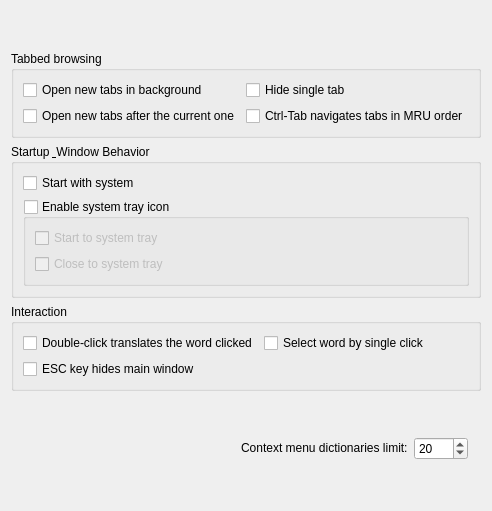
     <widget class="QWidget" name="tab">
      <attribute name="icon">
       <iconset resource="resources.qrc">
        <normaloff>:/icons/interface.png</normaloff>:/icons/interface.png</iconset>
      </attribute>
      <attribute name="title">
       <string>&amp;Interface</string>
      </attribute>
      <layout class="QGridLayout" name="gridLayout_2">
       <item row="2" column="0" colspan="2">
        <widget class="QGroupBox" name="startupGroup">
         <property name="title">
          <string>Startup &amp; Window Behavior</string>
         </property>
         <layout class="QGridLayout" name="gridLayout_startup">
          <item row="0" column="0">
           <widget class="QCheckBox" name="cbAutostart">
            <property name="toolTip">
             <string>Automatically starts GoldenDict after operation system bootup.</string>
            </property>
            <property name="text">
             <string>Start with system</string>
            </property>
           </widget>
          </item>
          <item row="1" column="0">
           <widget class="QGroupBox" name="enableTrayIcon">
            <property name="toolTip">
             <string>When enabled, an icon appears in the system tray area which can be used
to open main window and perform other tasks.</string>
            </property>
            <property name="title">
             <string>Enable system tray icon</string>
            </property>
            <property name="checkable">
             <bool>true</bool>
            </property>
            <property name="checked">
             <bool>false</bool>
            </property>
            <layout class="QVBoxLayout" name="verticalLayout">
             <item>
              <widget class="QCheckBox" name="startToTray">
               <property name="toolTip">
                <string>With this on, the application starts directly to system tray without showing
its main window.</string>
               </property>
               <property name="text">
                <string>Start to system tray</string>
               </property>
              </widget>
             </item>
             <item>
              <widget class="QCheckBox" name="closeToTray">
               <property name="toolTip">
                <string>With this on, an attempt to close main window would hide it instead of closing
the application.</string>
               </property>
               <property name="text">
                <string>Close to system tray</string>
               </property>
              </widget>
             </item>
            </layout>
           </widget>
          </item>
         </layout>
        </widget>
       </item>
       <item row="3" column="0" colspan="2">
        <widget class="QGroupBox" name="interactionGroup">
         <property name="title">
          <string>Interaction</string>
         </property>
         <layout class="QGridLayout" name="gridLayout_interaction">
          <item row="0" column="0">
           <widget class="QCheckBox" name="doubleClickTranslates">
            <property name="text">
             <string>Double-click translates the word clicked</string>
            </property>
           </widget>
          </item>
          <item row="0" column="1">
           <widget class="QCheckBox" name="selectBySingleClick">
            <property name="toolTip">
             <string>Turn this option on if you want to select words by single mouse click</string>
            </property>
            <property name="text">
             <string>Select word by single click</string>
            </property>
           </widget>
          </item>
          <item row="1" column="0">
           <widget class="QCheckBox" name="escKeyHidesMainWindow">
            <property name="toolTip">
             <string>Normally, pressing ESC key moves focus to the translation line.
With this on however, it will hide the main window.</string>
            </property>
            <property name="text">
             <string>ESC key hides main window</string>
            </property>
           </widget>
          </item>
         </layout>
        </widget>
       </item>
       <item row="0" column="0" colspan="2">
        <spacer name="verticalSpacer_8">
         <property name="orientation">
          <enum>Qt::Vertical</enum>
         </property>
         <property name="sizeHint" stdset="0">
          <size>
           <width>20</width>
           <height>40</height>
          </size>
         </property>
        </spacer>
       </item>
       <item row="1" column="0" colspan="2">
        <widget class="QGroupBox" name="groupBox">
         <property name="title">
          <string>Tabbed browsing</string>
         </property>
         <layout class="QGridLayout" name="gridLayout_5">
          <item row="0" column="0">
           <widget class="QCheckBox" name="newTabsOpenInBackground">
            <property name="toolTip">
             <string>Normally, opening a new tab switches to it immediately.
With this on however, new tabs will be opened without
switching to them.</string>
            </property>
            <property name="text">
             <string>Open new tabs in background</string>
            </property>
           </widget>
          </item>
          <item row="1" column="0">
           <widget class="QCheckBox" name="newTabsOpenAfterCurrentOne">
            <property name="toolTip">
             <string>With this on, new tabs are opened just after the
current, active one. Otherwise they are added to
be the last ones.</string>
            </property>
            <property name="text">
             <string>Open new tabs after the current one</string>
            </property>
           </widget>
          </item>
          <item row="0" column="1">
           <widget class="QCheckBox" name="hideSingleTab">
            <property name="toolTip">
             <string>Select this option if you don't want to see the main tab bar when only a single tab is opened.</string>
            </property>
            <property name="text">
             <string>Hide single tab</string>
            </property>
           </widget>
          </item>
          <item row="1" column="1">
           <widget class="QCheckBox" name="mruTabOrder">
            <property name="text">
             <string>Ctrl-Tab navigates tabs in MRU order</string>
            </property>
           </widget>
          </item>
         </layout>
        </widget>
       </item>
       <item row="5" column="0" colspan="2">
        <spacer name="verticalSpacer_interface">
         <property name="orientation">
          <enum>Qt::Vertical</enum>
         </property>
         <property name="sizeHint" stdset="0">
          <size>
           <width>20</width>
           <height>40</height>
          </size>
         </property>
        </spacer>
       </item>
       <item row="6" column="1">
        <layout class="QHBoxLayout" name="horizontalLayout_13">
         <item>
          <widget class="QLabel" name="maxDictsInContextMenuLabel">
           <property name="sizePolicy">
            <sizepolicy hsizetype="Preferred" vsizetype="Fixed">
             <horstretch>0</horstretch>
             <verstretch>0</verstretch>
            </sizepolicy>
           </property>
           <property name="toolTip">
            <string>Adjust this value to avoid huge context menus.</string>
           </property>
           <property name="text">
            <string>Context menu dictionaries limit:</string>
           </property>
          </widget>
         </item>
         <item>
          <widget class="QSpinBox" name="maxDictsInContextMenu">
           <property name="sizePolicy">
            <sizepolicy hsizetype="Fixed" vsizetype="Fixed">
             <horstretch>0</horstretch>
             <verstretch>0</verstretch>
            </sizepolicy>
           </property>
           <property name="maximum">
            <number>9999</number>
           </property>
           <property name="value">
            <number>20</number>
           </property>
          </widget>
         </item>
         <item>
          <widget class="QLabel" name="label_12">
           <property name="sizePolicy">
            <sizepolicy hsizetype="Preferred" vsizetype="Fixed">
             <horstretch>0</horstretch>
             <verstretch>0</verstretch>
            </sizepolicy>
           </property>
           <property name="text">
            <string/>
           </property>
          </widget>
         </item>
        </layout>
       </item>
       <item row="8" column="0" colspan="2">
        <spacer name="verticalSpacer">
         <property name="orientation">
          <enum>Qt::Vertical</enum>
         </property>
         <property name="sizeHint" stdset="0">
          <size>
           <width>20</width>
           <height>40</height>
          </size>
         </property>
        </spacer>
       </item>
      </layout>
     </widget>
